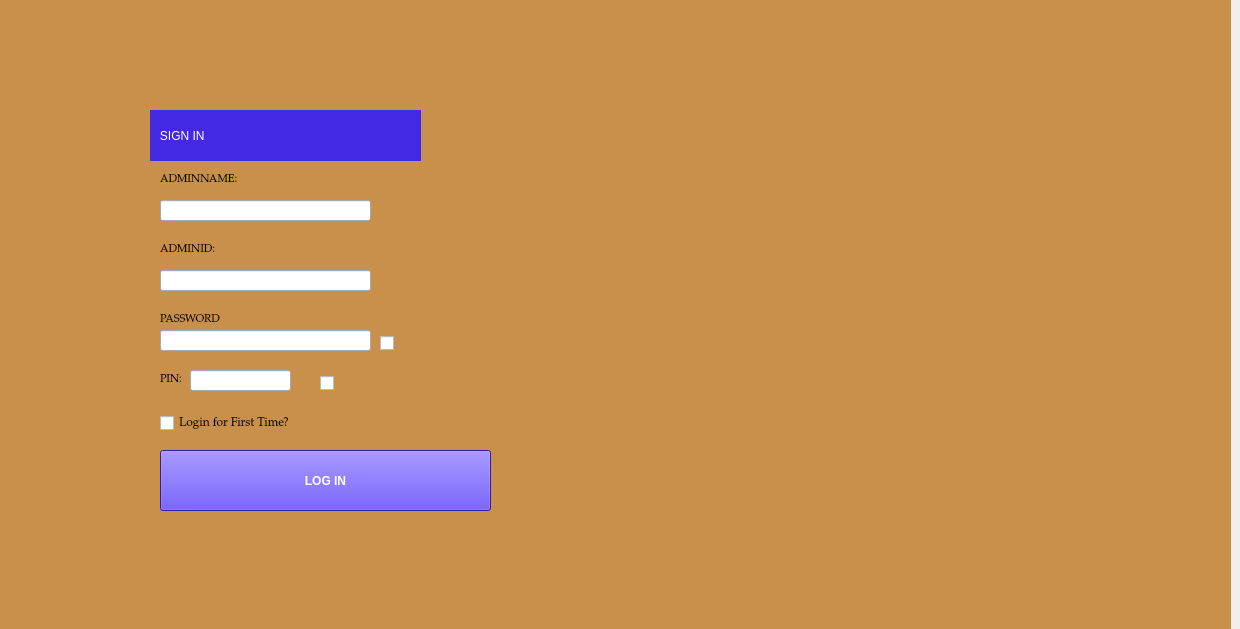
<?xml version="1.0" encoding="UTF-8"?>
<ui version="4.0">
 <class>adminportal</class>
 <widget class="QMainWindow" name="adminportal">
  <property name="geometry">
   <rect>
    <x>0</x>
    <y>0</y>
    <width>1240</width>
    <height>629</height>
   </rect>
  </property>
  <property name="windowTitle">
   <string>ADMIN LOGIN</string>
  </property>
  <widget class="QWidget" name="centralwidget">
   <widget class="QCheckBox" name="checkBox_2">
    <property name="geometry">
     <rect>
      <x>160</x>
      <y>410</y>
      <width>241</width>
      <height>26</height>
     </rect>
    </property>
    <property name="font">
     <font>
      <family>Palatino Linotype</family>
      <pointsize>9</pointsize>
     </font>
    </property>
    <property name="text">
     <string>Login for First Time?</string>
    </property>
   </widget>
   <widget class="QCheckBox" name="checkBox">
    <property name="geometry">
     <rect>
      <x>380</x>
      <y>330</y>
      <width>21</width>
      <height>26</height>
     </rect>
    </property>
    <property name="cursor">
     <cursorShape>PointingHandCursor</cursorShape>
    </property>
    <property name="text">
     <string/>
    </property>
   </widget>
   <widget class="QPushButton" name="pushButton">
    <property name="geometry">
     <rect>
      <x>160</x>
      <y>450</y>
      <width>331</width>
      <height>61</height>
     </rect>
    </property>
    <property name="font">
     <font>
      <family>Leelawadee UI</family>
      <bold>true</bold>
     </font>
    </property>
    <property name="cursor">
     <cursorShape>PointingHandCursor</cursorShape>
    </property>
    <property name="styleSheet">
     <string notr="true">background-color: rgb(67, 40, 228);
color: rgb(255, 255, 255);</string>
    </property>
    <property name="text">
     <string>LOG IN</string>
    </property>
   </widget>
   <widget class="QLabel" name="label_5">
    <property name="geometry">
     <rect>
      <x>-10</x>
      <y>0</y>
      <width>1241</width>
      <height>631</height>
     </rect>
    </property>
    <property name="styleSheet">
     <string notr="true">background-color: rgb(200, 144, 75);</string>
    </property>
    <property name="text">
     <string/>
    </property>
    <property name="scaledContents">
     <bool>false</bool>
    </property>
   </widget>
   <widget class="QLabel" name="label_7">
    <property name="geometry">
     <rect>
      <x>150</x>
      <y>110</y>
      <width>271</width>
      <height>51</height>
     </rect>
    </property>
    <property name="styleSheet">
     <string notr="true">background-color: rgb(67, 40, 228);
color: rgb(255, 255, 255);</string>
    </property>
    <property name="text">
     <string>   SIGN IN</string>
    </property>
   </widget>
   <widget class="QLineEdit" name="lineEdit">
    <property name="geometry">
     <rect>
      <x>160</x>
      <y>200</y>
      <width>211</width>
      <height>21</height>
     </rect>
    </property>
   </widget>
   <widget class="QLabel" name="label">
    <property name="geometry">
     <rect>
      <x>160</x>
      <y>170</y>
      <width>101</width>
      <height>20</height>
     </rect>
    </property>
    <property name="font">
     <font>
      <family>Palatino Linotype</family>
      <pointsize>8</pointsize>
     </font>
    </property>
    <property name="text">
     <string>ADMINNAME:</string>
    </property>
   </widget>
   <widget class="QLabel" name="label_2">
    <property name="geometry">
     <rect>
      <x>160</x>
      <y>240</y>
      <width>81</width>
      <height>20</height>
     </rect>
    </property>
    <property name="font">
     <font>
      <family>Palatino Linotype</family>
      <pointsize>8</pointsize>
     </font>
    </property>
    <property name="text">
     <string>ADMINID:</string>
    </property>
   </widget>
   <widget class="QLineEdit" name="lineEdit_2">
    <property name="geometry">
     <rect>
      <x>160</x>
      <y>270</y>
      <width>211</width>
      <height>21</height>
     </rect>
    </property>
   </widget>
   <widget class="QLabel" name="label_3">
    <property name="geometry">
     <rect>
      <x>160</x>
      <y>310</y>
      <width>78</width>
      <height>20</height>
     </rect>
    </property>
    <property name="font">
     <font>
      <family>Palatino Linotype</family>
      <pointsize>8</pointsize>
     </font>
    </property>
    <property name="text">
     <string>PASSWORD</string>
    </property>
   </widget>
   <widget class="QLineEdit" name="lineEdit_3">
    <property name="geometry">
     <rect>
      <x>160</x>
      <y>330</y>
      <width>211</width>
      <height>21</height>
     </rect>
    </property>
   </widget>
   <widget class="QLineEdit" name="lineEdit_4">
    <property name="geometry">
     <rect>
      <x>190</x>
      <y>370</y>
      <width>101</width>
      <height>21</height>
     </rect>
    </property>
   </widget>
   <widget class="QLabel" name="label_4">
    <property name="geometry">
     <rect>
      <x>160</x>
      <y>370</y>
      <width>26</width>
      <height>20</height>
     </rect>
    </property>
    <property name="font">
     <font>
      <family>Palatino Linotype</family>
      <pointsize>8</pointsize>
     </font>
    </property>
    <property name="text">
     <string>PIN:</string>
    </property>
   </widget>
   <widget class="QCheckBox" name="checkBox_3">
    <property name="geometry">
     <rect>
      <x>320</x>
      <y>370</y>
      <width>21</width>
      <height>26</height>
     </rect>
    </property>
    <property name="cursor">
     <cursorShape>PointingHandCursor</cursorShape>
    </property>
    <property name="text">
     <string/>
    </property>
   </widget>
   <zorder>label_5</zorder>
   <zorder>checkBox</zorder>
   <zorder>pushButton</zorder>
   <zorder>label_7</zorder>
   <zorder>lineEdit</zorder>
   <zorder>label</zorder>
   <zorder>label_2</zorder>
   <zorder>lineEdit_2</zorder>
   <zorder>label_3</zorder>
   <zorder>lineEdit_3</zorder>
   <zorder>lineEdit_4</zorder>
   <zorder>label_4</zorder>
   <zorder>checkBox_2</zorder>
   <zorder>checkBox_3</zorder>
  </widget>
 </widget>
 <resources/>
 <connections/>
</ui>
